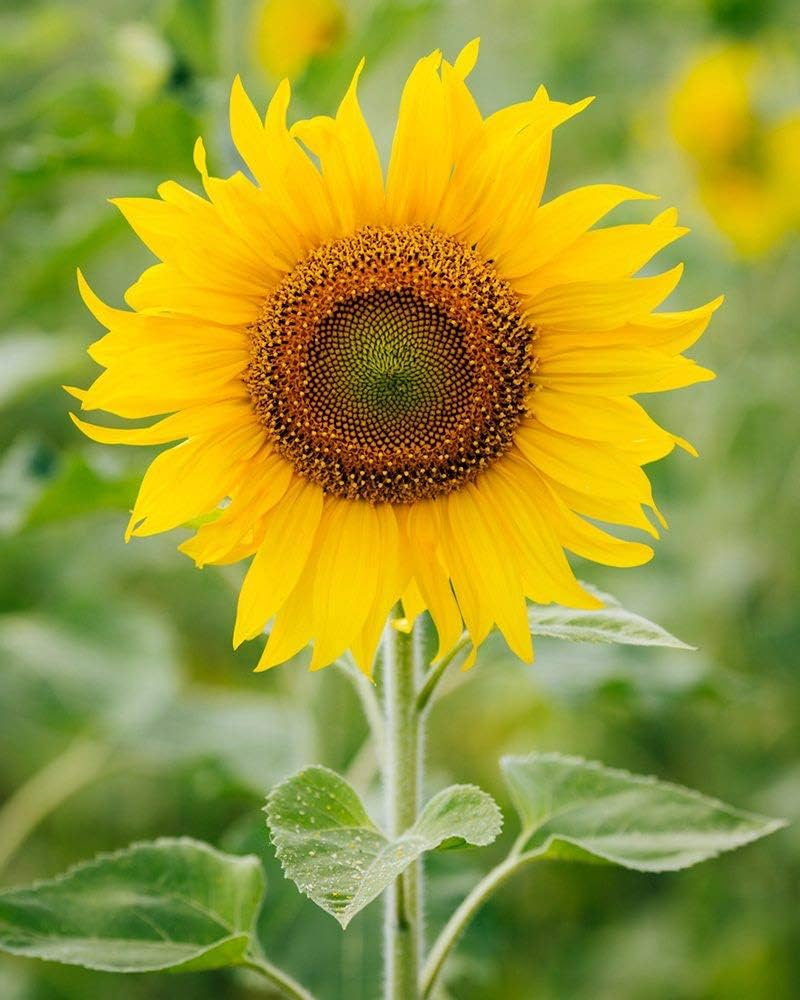
#> input picture Computer Vision with OpenCV and Deep Learning/NumPy and Image Basic/Image with NumPy/sunflower.jpg, 800 x 1000 px
$ jupyter execute 'Image with NumPy.ipynb'   (shell and % lines are left out)
#> lines starting #> are read from the running program, lines starting #| are printed output that depends on the picture
[cell 1]
import cv2 as cv
import numpy as np
from PIL import Image
import matplotlib.pyplot as plt

[cell 2]
img = Image.open('sunflower.jpg')
#> img is the input picture: PIL image 800x1000 RGB; mean R, G, B 155.1, 154.1, 50.1

[cell 3]
img_arr = np.asarray(img)

[cell 4]
type(img_arr)

[cell 5]
img_arr.shape   # 1000x800=(HeightxWidth) pixel and 3 color channels that means RGB
#> Out = (1000, 800, 3)

[cell 6]
plt.imshow(img_arr)

[cell 7]
img_arr[:, :, 0]

[cell 8]
plt.imshow(img_arr[:, :, 0], cmap='gray')
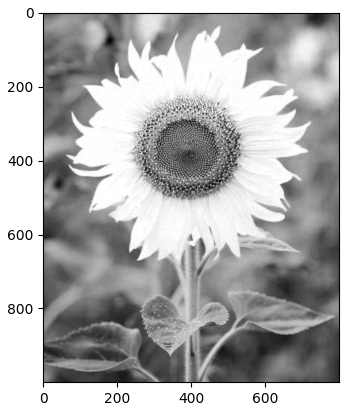
#> figure drawn by matplotlib, 1 panel

[cell 9]
plt.imshow(img_arr[:, :, 1], cmap='gray')
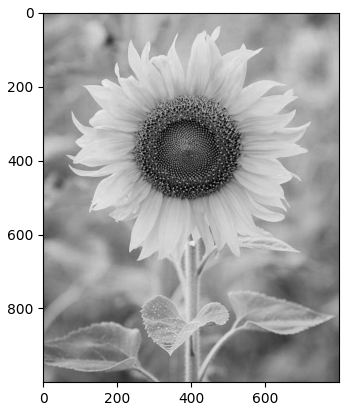
#> figure drawn by matplotlib, 1 panel

[cell 10]
plt.imshow(img_arr[:, :, 2], cmap='gray')
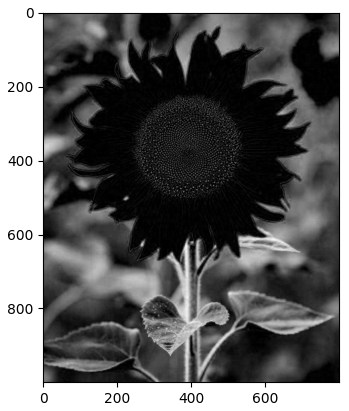
#> figure drawn by matplotlib, 1 panel

[cell 11]
plt.imshow(img_arr[:, :, 0], cmap='Reds')    # 0 Red channels,  [:, :, 0] means all row, all coloum, and channels
plt.imshow(img_arr[:, :, 1], cmap='Greens')
plt.imshow(img_arr[:, :, 2], cmap='Blues')

# Plotting the three channels separately
plt.figure(figsize=(12, 4))

# Red Channel
plt.subplot(1, 3, 1)
plt.imshow(img_arr[:, :, 0], cmap='Reds')
plt.title('Red Channel')
plt.axis('off')

# Green Channel
plt.subplot(1, 3, 2)
plt.imshow(img_arr[:, :, 1], cmap='Greens')
plt.title('Green Channel')
plt.axis('off')

# Blue Channel
plt.subplot(1, 3, 3)
plt.imshow(img_arr[:, :, 2], cmap='Blues')
plt.title('Blue Channel')
plt.axis('off')

plt.tight_layout()
plt.show()
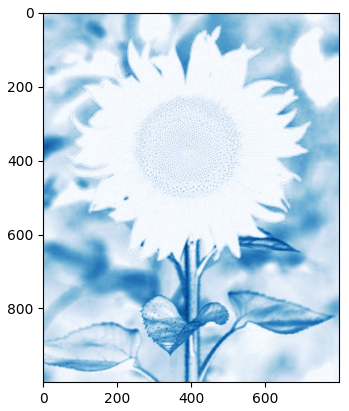
#> figure drawn by matplotlib, 1 panel
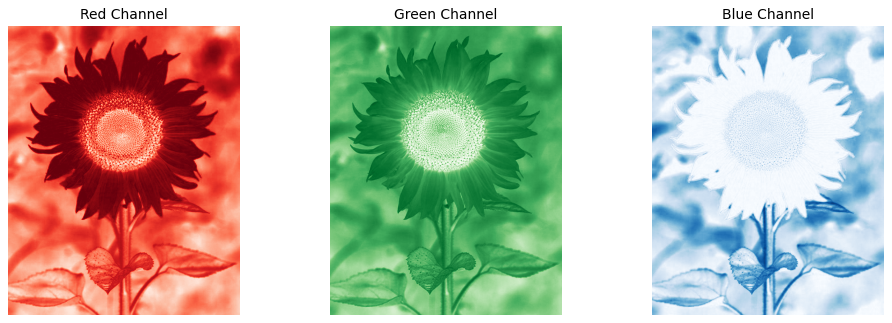
#> figure drawn by matplotlib, 3 panels

[cell 12]
img_arr = img_arr.copy()  # Create a writable copy of the image array

[cell 13]
img_arr = img_arr.copy()  # Create a writable copy of the image array

img_arr[:, :, 1] = 0   # Remove the green channel by setting it to 0
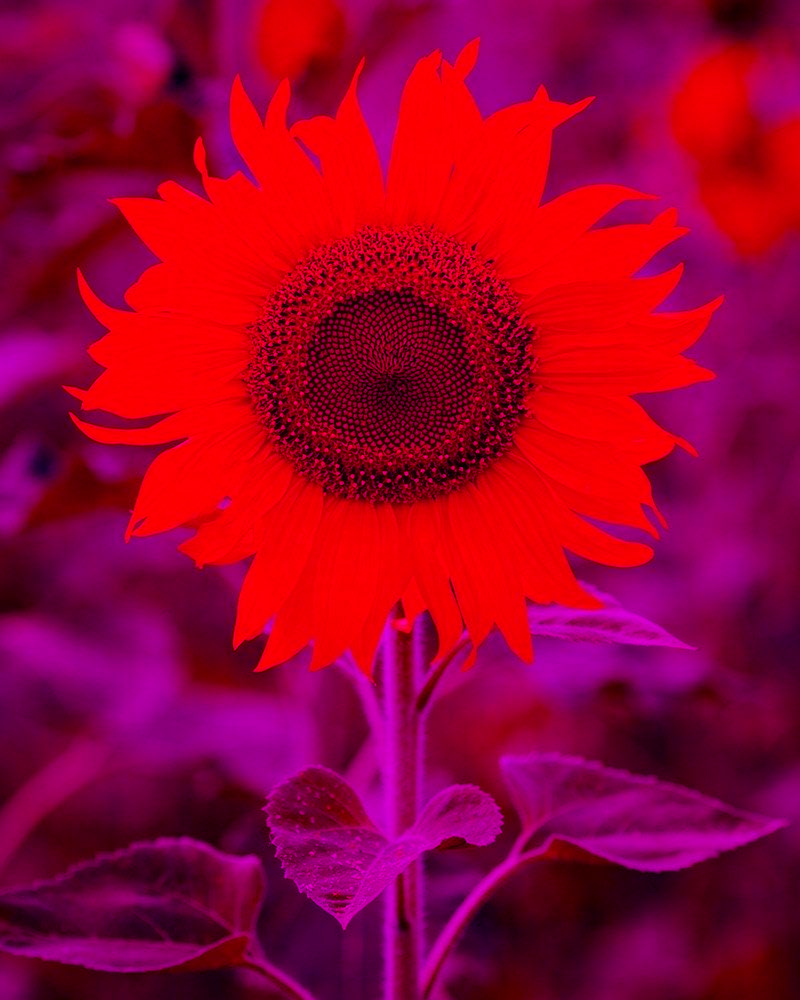
#> img_arr: shape (1000, 800, 3); mean R, G, B 155.1, 0, 50.1

plt.imshow(img_arr)

[cell 14]
img_arr[:, :, 1] = 0

[cell 15]
img_arr[:, :, 2] = 0
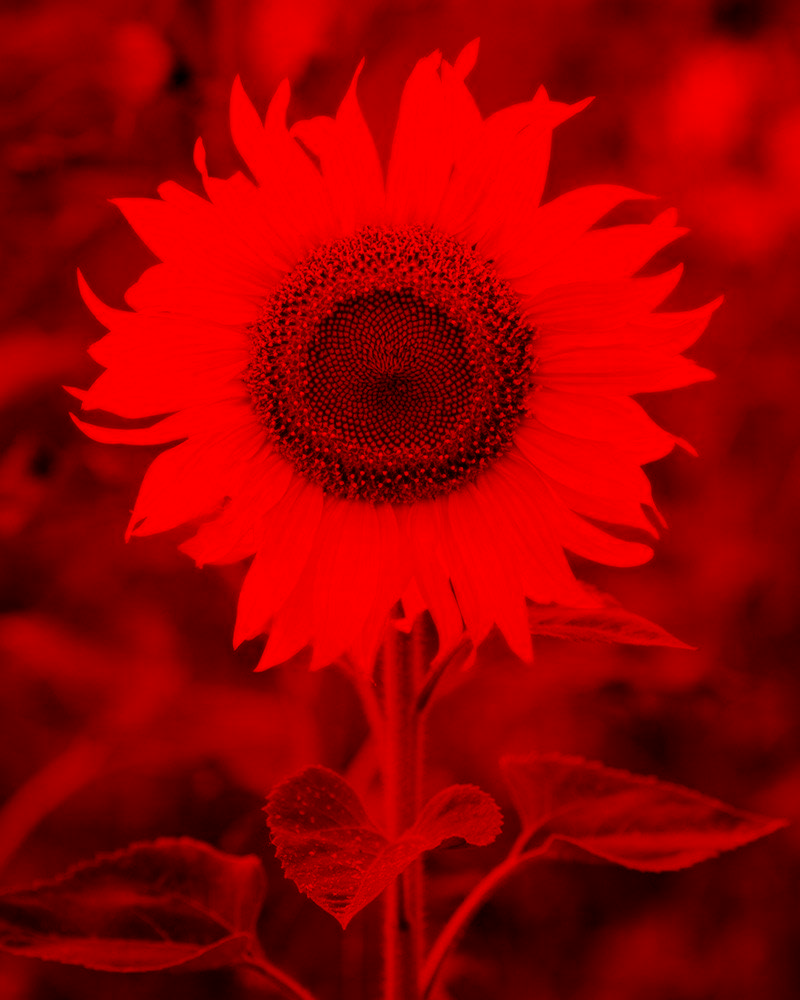
#> img_arr: shape (1000, 800, 3); mean R, G, B 155.1, 0, 0

[cell 16]
img_arr.shape
#> Out = (1000, 800, 3)

[cell 17]
img_arr[:, :, 0].shape
#> Out = (1000, 800)

[cell 18]
img_arr[:, :, 1].shape
#> Out = (1000, 800)

[cell 19]
img_arr[:, :, 2].shape
#> Out = (1000, 800)
